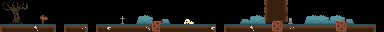

This game map was drawn from its Tiled (.tmx) file and the tilesets committed beside it. A one-line description and the trimmed map source follow:
An orthogonal 48x4 tile map with 8x8 px tiles, 3 tile layers (Calque 3, Calque 1, Calque 2).

<map version="1.2" tiledversion="1.3.2" orientation="orthogonal" renderorder="left-down" compressionlevel="-1" width="48" height="4" tilewidth="8" tileheight="8" infinite="0" nextlayerid="4" nextobjectid="1">
 <tileset firstgid="1" name="Tiles" tilewidth="29" tileheight="24" tilecount="30" columns="0">
  <grid orientation="orthogonal" width="1" height="1" />
  <tile id="0">
   <image width="8" height="8" source="GraveyardTileset/png/Tiles/Scaled/Bones (1).png" />
  </tile>
  <tile id="1">
   <image width="8" height="8" source="GraveyardTileset/png/Tiles/Scaled/Bones (2).png" />
  </tile>
  <tile id="2">
   <image width="8" height="8" source="GraveyardTileset/png/Tiles/Scaled/Bones (3).png" />
  </tile>
  <tile id="3">
   <image width="8" height="8" source="GraveyardTileset/png/Tiles/Scaled/Bones (4).png" />
  </tile>
  <tile id="4">
   <image width="8" height="8" source="GraveyardTileset/png/Tiles/Scaled/Tile (1).png" />
  </tile>
  <tile id="5">
   <image width="8" height="8" source="GraveyardTileset/png/Tiles/Scaled/Tile (2).png" />
  </tile>
  <tile id="6">
   <image width="8" height="8" source="GraveyardTileset/png/Tiles/Scaled/Tile (3).png" />
  </tile>
  <tile id="7">
   <image width="8" height="8" source="GraveyardTileset/png/Tiles/Scaled/Tile (4).png" />
  </tile>
  <tile id="8">
   <image width="8" height="8" source="GraveyardTileset/png/Tiles/Scaled/Tile (5).png" />
  </tile>
  <tile id="9">
   <image width="8" height="8" source="GraveyardTileset/png/Tiles/Scaled/Tile (6).png" />
  </tile>
  <tile id="10">
   <image width="8" height="8" source="GraveyardTileset/png/Tiles/Scaled/Tile (7).png" />
  </tile>
  <tile id="11">
   <image width="8" height="8" source="GraveyardTileset/png/Tiles/Scaled/Tile (8).png" />
  </tile>
  <tile id="12">
   <image width="8" height="8" source="GraveyardTileset/png/Tiles/Scaled/Tile (9).png" />
  </tile>
  <tile id="13">
   <image width="8" height="8" source="GraveyardTileset/png/Tiles/Scaled/Tile (10).png" />
  </tile>
  <tile id="14">
   <image width="8" height="8" source="GraveyardTileset/png/Tiles/Scaled/Tile (11).png" />
  </tile>
  <tile id="15">
   <image width="8" height="8" source="GraveyardTileset/png/Tiles/Scaled/Tile (12).png" />
  </tile>
  <tile id="16">
   <image width="8" height="8" source="GraveyardTileset/png/Tiles/Scaled/Tile (13).png" />
  </tile>
  <tile id="17">
   <image width="8" height="8" source="GraveyardTileset/png/Tiles/Scaled/Tile (14).png" />
  </tile>
  <tile id="18">
   <image width="8" height="8" source="GraveyardTileset/png/Tiles/Scaled/Tile (15).png" />
  </tile>
  <tile id="19">
   <image width="8" height="8" source="GraveyardTileset/png/Tiles/Scaled/Tile (16).png" />
  </tile>
  <tile id="40">
   <image width="9" height="9" source="GraveyardTileset/png/Objects/Scaled/ArrowSign.png" />
  </tile>
  <tile id="41">
   <image width="18" height="9" source="GraveyardTileset/png/Objects/Scaled/Bush (1).png" />
  </tile>
  <tile id="42">
   <image width="10" height="6" source="GraveyardTileset/png/Objects/Scaled/Bush (2).png" />
  </tile>
  <tile id="43">
   <image width="11" height="11" source="GraveyardTileset/png/Objects/Scaled/Crate.png" />
  </tile>
  <tile id="44">
   <image width="13" height="7" source="GraveyardTileset/png/Objects/Scaled/DeadBush.png" />
  </tile>
  <tile id="45">
   <image width="9" height="9" source="GraveyardTileset/png/Objects/Scaled/Sign.png" />
  </tile>
  <tile id="46">
   <image width="10" height="5" source="GraveyardTileset/png/Objects/Scaled/Skeleton.png" />
  </tile>
  <tile id="47">
   <image width="5" height="6" source="GraveyardTileset/png/Objects/Scaled/TombStone (1).png" />
  </tile>
  <tile id="48">
   <image width="5" height="8" source="GraveyardTileset/png/Objects/Scaled/TombStone (2).png" />
  </tile>
  <tile id="49">
   <image width="29" height="24" source="GraveyardTileset/png/Objects/Scaled/Tree.png" />
  </tile>
 </tileset>
 <layer id="3" name="Calque 3" width="48" height="4">
  <data>[192 cells, 2 non-empty, 2 distinct tile ids]</data>
 </layer>
 <layer id="1" name="Calque 1" width="48" height="4">
  <data>[192 cells, 61 non-empty, 18 distinct tile ids]</data>
 </layer>
 <layer id="2" name="Calque 2" width="48" height="4">
  <data>[192 cells, 13 non-empty, 8 distinct tile ids]</data>
 </layer>
</map>